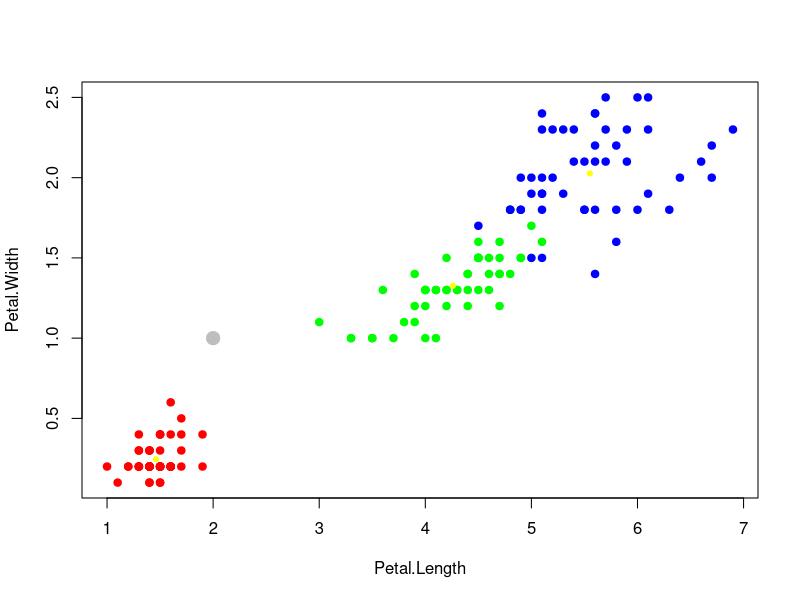

This figure's R source:
v <- iris[, 3:4] #берем значения из 2 столбцов матрицы 

p <- c(3, 1) #создаем вектор с 3 строками и 1 столбцом


avg <- function(x) #заводим новую функцию
  
{
  sum(x) / length(x) #находим 
  
}


colors <- #устанавливаем цвета
  c("setosa" = "red",
    "versicolor" = "green",
    "virginica" = "blue")
ax <- avg(iris[iris$Species == "setosa", 3]) #задаем точки

ay <- avg(iris[iris$Species == "setosa", 4])

bx <- avg(iris[iris$Species == "versicolor", 3])

by <- avg(iris[iris$Species == "versicolor", 4])

cx <- avg(iris[iris$Species == "virginica", 3])

cy <- avg(iris[iris$Species == "virginica", 4])


plot(iris[, 3:4], # Рисуем выборку
     pch = 21,
     bg = colors[iris$Species],
     col = colors[iris$Species])

points(ax, ay, pch = 20, col = "yellow")

points(bx, by, pch = 20, col = "yellow")

points(cx, cy, pch = 20, col = "yellow")

points(p, pch = 20, col = "grey", lwd = 9)

dist <- function(u, v) # Евклидово расстояние
  
{
  sqrt(sum((u - v) ^ 2))
  
}

a <- dist(c(ax, ay), p)

b <- dist(c(bx, by), p)

c <- dist(c(cx, cy), p)

min(c(a, b, c))
